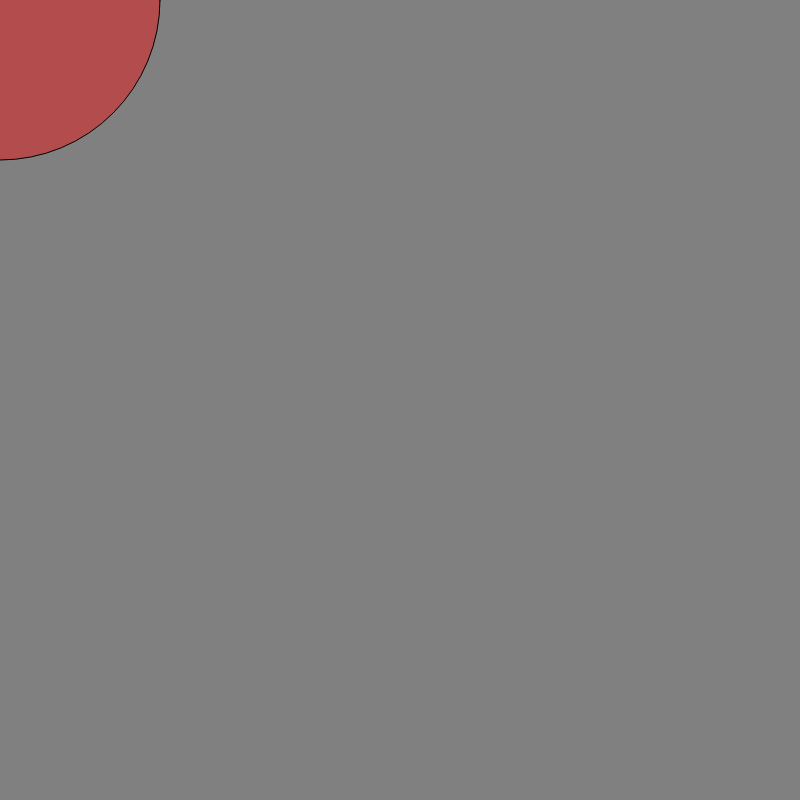
Frame 1 (no input)
Frame 60 (no input): identical to frame 1, image omitted
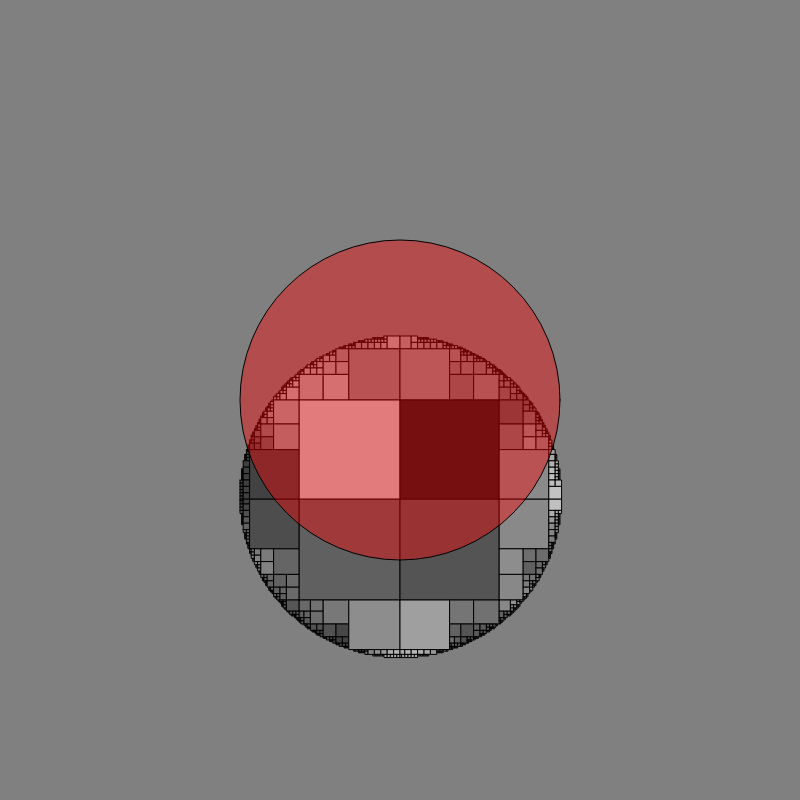
Frame 120 (the mouse pressed at the canvas centre since frame 60)

The p5.js sketch that drew these frames (run headless with seeded random() and noise() and a simulated clock; from frame 60 on, the mouse is pressed at the canvas centre):

// p5.js sketch
// ── sketch.js


 


let grid_current;
let grid_buffer;
const N = 500;
const SCALE = 1.6;
const EMPTY = 0;
const SAND = 1;
let radius = 100	;

function setup() {
  createCanvas(800, 800);
  grid_current = create2DArray(N, N, EMPTY);
  grid_buffer = create2DArray(N, N, EMPTY);
  // Initialize some sand particles for demonstration
//   grid_current[0][5] = SAND;
//   grid_current[1][5] = SAND;
//   frameRate(15);
  background(GRAY)
//   noSmooth()
//   noStroke()
}

function draw() {
	background(GRAY)
  grid_current = updateGridState(grid_buffer, grid_current);
  draw_pixels(SCALE, grid_current);
  fill(255, 0, 0, 0.40 * 255);
//   fill(255, 0, 0);
if( radius > 0){
  circle(mouseX, mouseY, radius * SCALE*2);
}
}

function create2DArray(rows, cols, initialValue) {
  let arr = [];
  for (let i = 0; i < rows; i++) {
    arr[i] = [];
    for (let j = 0; j < cols; j++) {
      arr[i][j] = initialValue;
    }
  }
  return arr;
}


function updateGridState(grid_buffer, grid_current) {
	 	  for (let row = N - 2; row >= 0; row--) {  
    for (let col = 0; col < N; col++) {
		if (grid_current[row][col] === SAND) {
		  if (grid_current[row + 1][col] === EMPTY) {
			grid_buffer[row][col] = EMPTY;
			grid_buffer[row + 1][col] = SAND;
		  } else if (col > 0 && grid_current[row + 1][col] === SAND && grid_current[row + 1][col - 1] === EMPTY) {
			grid_buffer[row][col] = EMPTY;
			grid_buffer[row + 1][col - 1] = SAND;
		  } else if (col > 0 && grid_current[row - 1][col] === SAND && grid_current[row - 1][col + 1] === EMPTY) {
			grid_buffer[row][col] = EMPTY;
			grid_buffer[row - 1][col + 1] = SAND;
		  } else {
			grid_buffer[row][col] = grid_current[row][col];
		  }
		} else {
		  grid_buffer[row][col] = grid_current[row][col];
		}
	  }
	}
	return grid_buffer;
  }


function keyPressed() {
	if (key === ' ') {
	  grid_current = create2DArray(N, N, EMPTY);
	}
	if (key === '-') {

	  radius--;

	} 
	if (key === '=') {
	  radius++;
	}
  }
function mousePressed() {
	let col = floor(mouseX / SCALE);
	let row = floor(mouseY / SCALE);
	if (col >= 0 && col < N && row >= 0 && row < N) {
		grid_current[row][col] = SAND;
	  setSandAtPosition(row, col);
	}
  }
  
  function mouseDragged() {
	let col = floor(mouseX / SCALE);
	let row = floor(mouseY / SCALE);
	if (col >= 0 && col < N && row >= 0 && row < N) {
	  grid_current[row][col] = SAND;
	  setSandAtPosition(row, col);
	}
  }
 
function setSandAtPosition(row, col) {
    // radius = 3;
    for (let i = -radius; i <= radius; i++) {
      for (let j = -radius; j <= radius; j++) {
        let newRow = row + i;
        let newCol = col + j;
		
        let distance = floor(sqrt(i * i + j * j)+.5)
        if (distance <= radius && newRow >= 0 && newRow < N && newCol >= 0 && newCol < N) {
          grid_current[newRow][newCol] = SAND;
        }
      }
    }
} 


let noiseScale = 0.02;
let noiseStrength = 0.5;
let noiseVal = 0;
function draw_pixels(scale, grid) {
	let tested = Array.from({ length: grid.length }, () => Array(grid[0].length).fill(false));
	const MAX_CALL_DEPTH = 20;
   
	
	//rewrite the box test to only check the top bottom left right corners of the box
	function box_test(rowStart, rowEnd, colStart, colEnd) {
		if (grid[rowStart][colStart] === 0 || grid[rowStart][colEnd - 1] === 0) {
			return false;
		}
		if (grid[rowEnd - 1][colStart] === 0 || grid[rowEnd - 1][colEnd - 1] === 0) {
			return false;
		}
		return true;
	}



  
	function mark_tested(rowStart, rowEnd, colStart, colEnd) {
	  for (let row = rowStart; row < rowEnd; row++) {
		for (let col = colStart; col < colEnd; col++) {
		  tested[row][col] = true;
		}
	  }
	}
  
	function draw_shape(rowStart, rowEnd, colStart, colEnd) {
		beginShape();
		//fill random color perlins noise, offset red blue green
		noiseVal = noise(colStart * noiseScale, rowStart * noiseScale);
		green = noiseVal*255;
		blue = noiseVal*255;
		red = noiseVal*255;
		fill(red%255, green%255, blue%255, 255)
		// fill(255 * noiseVal, 255 * noiseVal, 255 * noiseVal, 255)

      vertex(colStart * scale, rowStart * scale);
	  vertex(colEnd * scale, rowStart * scale);
	  vertex(colEnd * scale, rowEnd * scale);
	  vertex(colStart * scale, rowEnd * scale);
	  endShape(CLOSE);

	}
  
	function recursive_draw(rowStart, rowEnd, colStart, colEnd, depth) {
	  if (depth > MAX_CALL_DEPTH || rowStart >= rowEnd || colStart >= colEnd) return;
  
	  if (box_test(rowStart, rowEnd, colStart, colEnd)) {
		mark_tested(rowStart, rowEnd, colStart, colEnd);
		draw_shape(rowStart, rowEnd, colStart, colEnd);
	  } else if (rowEnd - rowStart > 1 || colEnd - colStart > 1) {
		let midRow = Math.floor((rowStart + rowEnd) / 2);
		let midCol = Math.floor((colStart + colEnd) / 2);
  
		recursive_draw(rowStart, midRow, colStart, midCol, depth + 1);
		recursive_draw(rowStart, midRow, midCol, colEnd, depth + 1);
		recursive_draw(midRow, rowEnd, colStart, midCol, depth + 1);
		recursive_draw(midRow, rowEnd, midCol, colEnd, depth + 1);
	  }
	}
  

	recursive_draw(0, grid.length, 0, grid[0].length, 0);
  }

  
